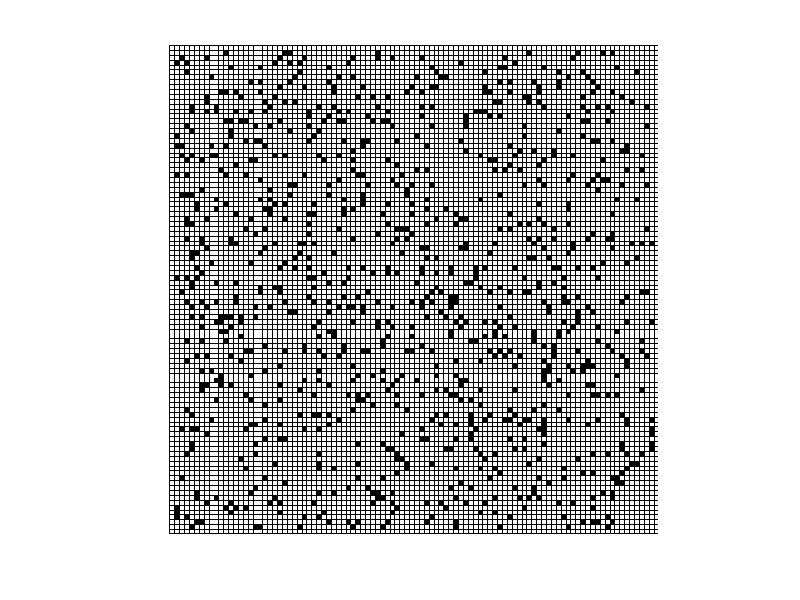
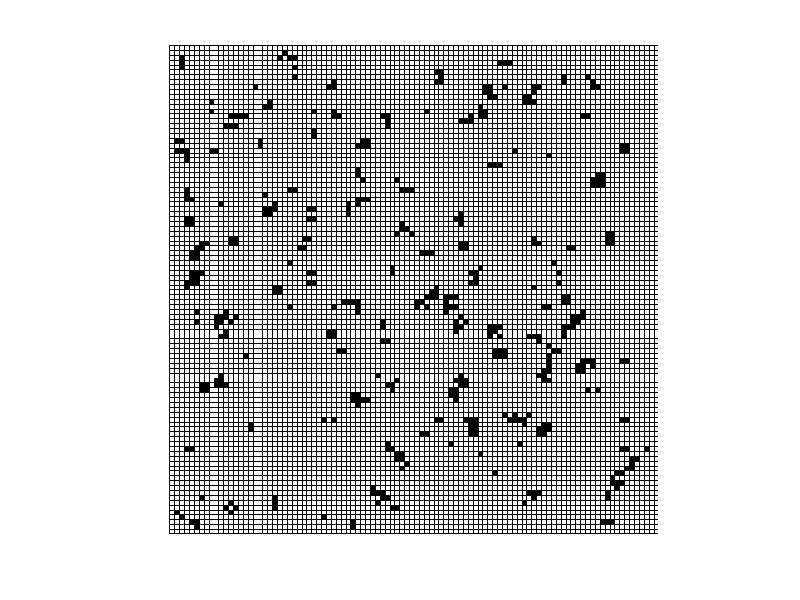
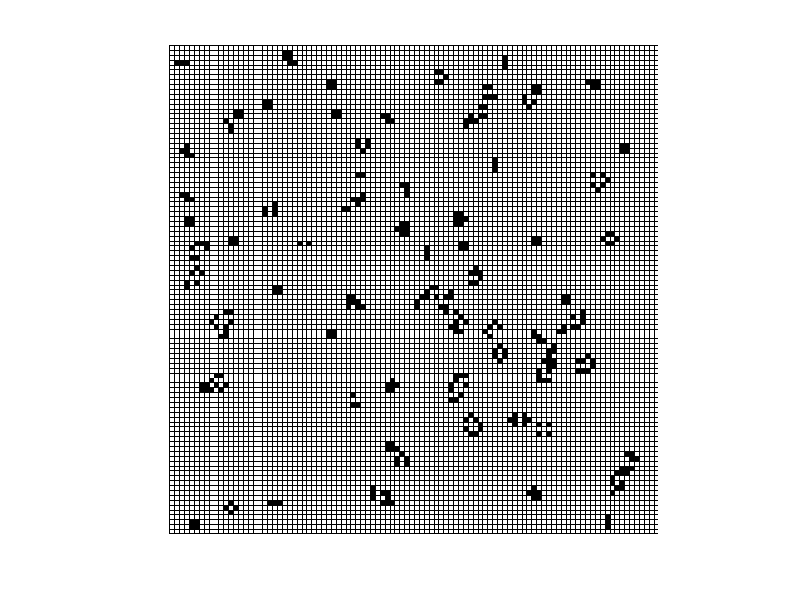
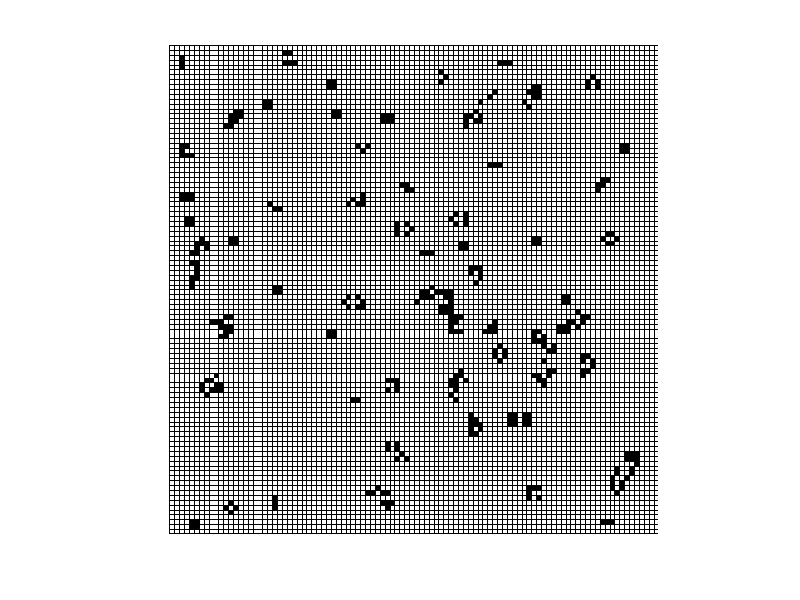

These charts were generated, in order, by the following MATLAB code: (Note: a time limit stopped this script after it produced the figures.)
size_x = 100;
size_y = 100;

%We'll now set the rules for the cells to survive and be born. Set `num_born` to zero if you want it to only survive or die without new cells being born

%rules for cell survival:
num_survive_min = 2;
num_survive_max = 3;
%rules for new cells being born:
num_born = 3;

%Starting grid is constructed randomly, with any cell that has a value greater than 0.9 being made 1
% and the rest are set to 0

playground = rand(size_y,size_x)>.9;
playground(:,1)=0;
playground(:,size_x)=0;
playground(1,:)=0;
playground(size_y,:)=0;

%if you want to start with a specific matrix, go ahead and input it here:
#playground = [0,0,0,0,0,0;0,0,0,1,0,0;0,1,0,0,1,0;0,1,0,0,1,0;0,0,1,0,0,0;0,0,0,0,0,0]

%Now, colouring this using imshow:
imshow(!playground);

%but, that's wayyy too small to see clearly...

%Let's make it N-times bigger, and add horizontal and vertical lines to make a clear grid for this

function [scaled] = scaleNx(unscaled,N)
    [height,width] = size(unscaled);
    scaled = zeros(N*height,N*width);  %create a 10xlarger displayable matrix
    scaled(1:N:end,:) = 1;%color the horizontal lines black (actually 1 corresponds to white, but we invert it, so that 1 represents black)
    scaled(:,1:N:end) = 1;%color the  vertical  lines black
    scaled(end,:) = 1;%color the last horizontal line black
    scaled(:,end) = 1;%color the last vertical line black

    for i = 1:rows(scaled)-1
        for j = 1:columns(scaled)-1
            idata = floor((i-1)/N)+1; %color all the sub-pixels black vertically
            jdata = floor((j-1)/N)+1; %color all the sub-pixels black horizontally
            if(unscaled(idata, jdata) == 1)
                scaled(i,j) = 1;
            end
        end
    end

end

%Look at how this already makes things so much easier to see...

%(Point to note here is that the rendering of this grid takes longer than the finding of the next generation... That shows just how expensive io operations are in any program!)

imshow(!scaleNx(playground,5))

%Algorithm to find the next generation

function [nextgen] = evalNextGen(currgen,survive_min,survive_max,born)
    [height,width] = size(currgen);
    nextgen = zeros(height,width);
    for i = 2:width-1
        for j = 2:height-1
            aliveNeighbours = 0;
            % counting live neighbours + current cell
            for l = -1:1
                for m = -1:1
                    aliveNeighbours += currgen(i+l,j+m);
                end
            end
            aliveNeighbours -= currgen(i,j); %just in case the current cell was 1, we need to subtract it
            
            % The actual rules:
            % 1. Not enough cells around it -> cell dies:
            if (currgen(i,j)==1 && aliveNeighbours<survive_min)
                nextgen(i,j)=0;
            % 2. Too many cells around it -> cell dies:
            elseif (currgen(i,j)==1 && aliveNeighbours>survive_max)
                nextgen(i,j)=0;
            % 3. Just enough cells around a dead cell -> new cell is born:
            elseif (currgen(i,j)==0 && aliveNeighbours==born)
                nextgen(i,j)=1;
            % 4. Just enough cells around a live cell -> cell merely survives:
            elseif (currgen(i,j)==1 && aliveNeighbours>=survive_min && aliveNeighbours<=survive_max)
                nextgen(i,j)=1;
            endif
        end
    end
end

original = playground;

imshow(!scaleNx(original,5));
print -dpng file_0.png
for i = 1:50
    new_playground = evalNextGen(playground,num_survive_min,num_survive_max,num_born);
    imshow(!scaleNx(new_playground,5));
    file_string = sprintf("print -dpng file_%d.png",i);
    eval(file_string)
    playground = new_playground;
end;
